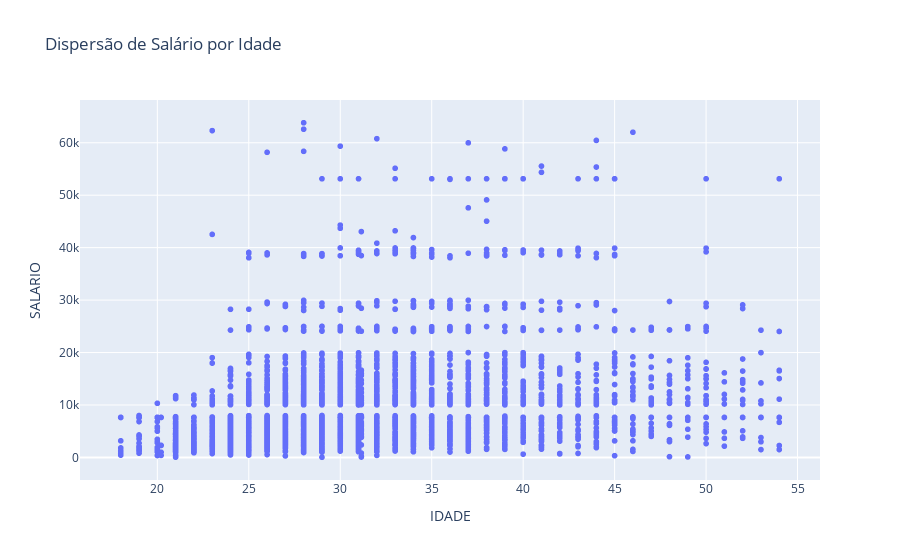

Notebook cell for this chart:
### Code cell
fig = px.scatter(db, x="IDADE", y="SALARIO", title="Dispersão de Salário por Idade")
fig.show()

### Figure 1 — Plotly figure (JSON) as saved in the notebook; plotly's stock layout.template omitted (floating-point values rounded to 4 significant figures; data arrays with more than 128 entries replaced by an {"elided": "..."} marker saying what was removed)
{"data": [{"hovertemplate": "IDADE=%{x}<br>SALARIO=%{y}<extra></extra>", "legendgroup": "", "marker": {"color": "#636efa", "symbol": "circle"}, "mode": "markers", "name": "", "showlegend": false, "type": "scattergl", "x": {"elided": "4273 float values"}, "xaxis": "x", "y": {"elided": "4273 float values"}, "yaxis": "y"}], "layout": {"legend": {"tracegroupgap": 0}, "title": {"text": "Dispersão de Salário por Idade"}, "xaxis": {"anchor": "y", "domain": [0, 1], "title": {"text": "IDADE"}}, "yaxis": {"anchor": "x", "domain": [0, 1], "title": {"text": "SALARIO"}}}}
